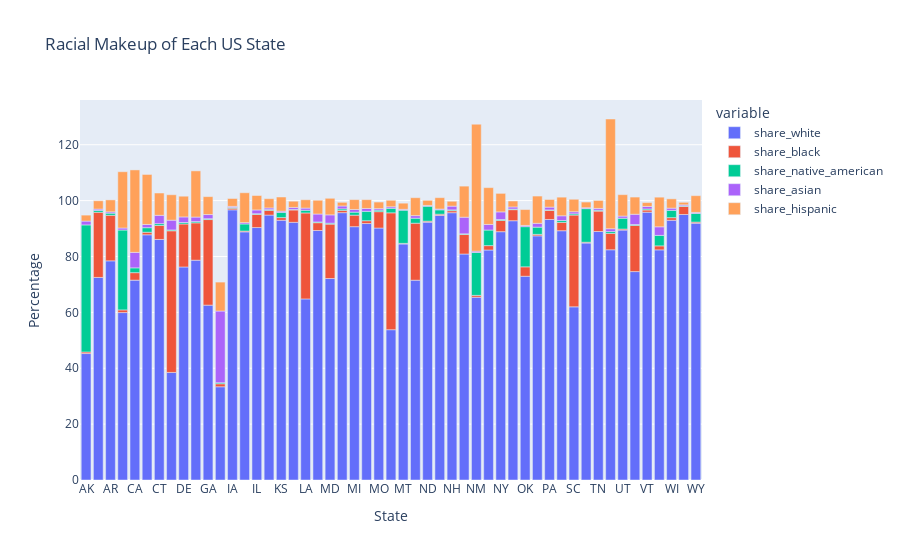

Write notebook code for a chart like this one.
### Code cell
racial_makeup_bar = px.bar(avg_racial_population, x=avg_racial_population.index,
                            y=["share_white", "share_black", "share_native_american", "share_asian", "share_hispanic"],
                            title="Racial Makeup of Each US State")
racial_makeup_bar.update_layout(xaxis_title="State", yaxis_title="Percentage")
racial_makeup_bar.show()

### Figure 1 — Plotly figure (JSON) as saved in the notebook; plotly's stock layout.template omitted (floating-point values rounded to 4 significant figures)
{"data": [{"alignmentgroup": "True", "hovertemplate": "variable=share_white<br>Geographic area=%{x}<br>value=%{y}<extra></extra>", "legendgroup": "share_white", "marker": {"color": "#636efa", "pattern": {"shape": ""}}, "name": "share_white", "offsetgroup": "share_white", "orientation": "v", "showlegend": true, "textposition": "auto", "type": "bar", "x": ["AK", "AL", "AR", "AZ", "CA", "CO", "CT", "DC", "DE", "FL", "GA", "HI", "IA", "ID", "IL", "IN", "KS", "KY", "LA", "MA", "MD", "ME", "MI", "MN", "MO", "MS", "MT", "NC", "ND", "NE", "NH", "NJ", "NM", "NV", "NY", "OH", "OK", "OR", "PA", "RI", "SC", "SD", "TN", "TX", "UT", "VA", "VT", "WA", "WI", "WV", "WY"], "xaxis": "x", "y": [45.26, 72.51, 78.45, 59.93, 71.54, 87.77, 86.11, 38.5, 76.25, 78.67, 62.59, 33.37, 96.71, 88.82, 90.36, 94.82, 92.96, 92.23, 64.81, 89.3, 72.12, 95.69, 90.67, 91.8, 90.18, 53.8, 84.48, 71.52, 92.29, 94.72, 95.68, 80.89, 65.42, 82.33, 88.88, 92.8, 72.93, 87.39, 93.25, 89.23, 61.98, 84.82, 88.95, 82.4, 89.44, 74.6, 95.87, 82.38, 92.96, 95.04, 91.92], "yaxis": "y"}, {"alignmentgroup": "True", "hovertemplate": "variable=share_black<br>Geographic area=%{x}<br>value=%{y}<extra></extra>", "legendgroup": "share_black", "marker": {"color": "#EF553B", "pattern": {"shape": ""}}, "name": "share_black", "offsetgroup": "share_black", "orientation": "v", "showlegend": true, "textposition": "auto", "type": "bar", "x": ["AK", "AL", "AR", "AZ", "CA", "CO", "CT", "DC", "DE", "FL", "GA", "HI", "IA", "ID", "IL", "IN", "KS", "KY", "LA", "MA", "MD", "ME", "MI", "MN", "MO", "MS", "MT", "NC", "ND", "NE", "NH", "NJ", "NM", "NV", "NY", "OH", "OK", "OR", "PA", "RI", "SC", "SD", "TN", "TX", "UT", "VA", "VT", "WA", "WI", "WV", "WY"], "xaxis": "x", "y": [0.5625, 23.32, 16.3, 0.9545, 2.68, 0.9177, 4.992, 50.7, 15.39, 13.37, 30.63, 1.071, 0.5635, 0.2952, 4.704, 1.688, 0.9605, 4.421, 30.78, 2.791, 19.46, 0.8198, 4.124, 1.001, 5.862, 41.83, 0.2266, 20.4, 0.3574, 0.4205, 0.7156, 6.975, 0.667, 1.567, 4.008, 3.96, 3.376, 0.5281, 3.27, 2.988, 32.83, 0.29, 7.303, 5.866, 0.385, 16.51, 0.7706, 1.427, 0.9373, 2.915, 0.3975], "yaxis": "y"}, {"alignmentgroup": "True", "hovertemplate": "variable=share_native_american<br>Geographic area=%{x}<br>value=%{y}<extra></extra>", "legendgroup": "share_native_american", "marker": {"color": "#00cc96", "pattern": {"shape": ""}}, "name": "share_native_american", "offsetgroup": "share_native_american", "orientation": "v", "showlegend": true, "textposition": "auto", "type": "bar", "x": ["AK", "AL", "AR", "AZ", "CA", "CO", "CT", "DC", "DE", "FL", "GA", "HI", "IA", "ID", "IL", "IN", "KS", "KY", "LA", "MA", "MD", "ME", "MI", "MN", "MO", "MS", "MT", "NC", "ND", "NE", "NH", "NJ", "NM", "NV", "NY", "OH", "OK", "OR", "PA", "RI", "SC", "SD", "TN", "TX", "UT", "VA", "VT", "WA", "WI", "WV", "WY"], "xaxis": "x", "y": [45.48, 0.6593, 0.7599, 28.59, 1.715, 1.625, 0.6566, 0.3, 0.5237, 0.4554, 0.3003, 0.3881, 0.2714, 2.525, 0.2618, 0.2758, 1.873, 0.2101, 0.9573, 0.2652, 0.3409, 0.545, 1.077, 3.363, 0.5427, 1.615, 11.87, 1.788, 5.33, 1.56, 0.2875, 0.2571, 15.34, 5.577, 0.3613, 0.215, 14.38, 2.582, 0.1616, 0.6706, 0.4628, 12.03, 0.3166, 0.6574, 3.87, 0.3423, 0.3697, 3.75, 2.62, 0.2002, 3.08], "yaxis": "y"}, {"alignmentgroup": "True", "hovertemplate": "variable=share_asian<br>Geographic area=%{x}<br>value=%{y}<extra></extra>", "legendgroup": "share_asian", "marker": {"color": "#ab63fa", "pattern": {"shape": ""}}, "name": "share_asian", "offsetgroup": "share_asian", "orientation": "v", "showlegend": true, "textposition": "auto", "type": "bar", "x": ["AK", "AL", "AR", "AZ", "CA", "CO", "CT", "DC", "DE", "FL", "GA", "HI", "IA", "ID", "IL", "IN", "KS", "KY", "LA", "MA", "MD", "ME", "MI", "MN", "MO", "MS", "MT", "NC", "ND", "NE", "NH", "NJ", "NM", "NV", "NY", "OH", "OK", "OR", "PA", "RI", "SC", "SD", "TN", "TX", "UT", "VA", "VT", "WA", "WI", "WV", "WY"], "xaxis": "x", "y": [1.377, 0.4798, 0.4771, 0.7266, 5.543, 1.155, 2.99, 3.5, 2, 1.617, 1.492, 25.65, 0.4008, 0.4877, 1.337, 0.5868, 0.4264, 0.711, 0.7865, 2.842, 2.98, 1.032, 0.9542, 1.026, 0.5483, 0.5461, 0.3189, 0.9263, 0.2935, 0.2919, 1.343, 5.945, 0.4939, 2.007, 2.719, 0.7515, 0.4265, 1.379, 0.989, 1.688, 0.74, 0.3179, 0.6373, 1.012, 0.7709, 3.669, 0.9101, 3.075, 0.7908, 0.3411, 0.3877], "yaxis": "y"}, {"alignmentgroup": "True", "hovertemplate": "variable=share_hispanic<br>Geographic area=%{x}<br>value=%{y}<extra></extra>", "legendgroup": "share_hispanic", "marker": {"color": "#FFA15A", "pattern": {"shape": ""}}, "name": "share_hispanic", "offsetgroup": "share_hispanic", "orientation": "v", "showlegend": true, "textposition": "auto", "type": "bar", "x": ["AK", "AL", "AR", "AZ", "CA", "CO", "CT", "DC", "DE", "FL", "GA", "HI", "IA", "ID", "IL", "IN", "KS", "KY", "LA", "MA", "MD", "ME", "MI", "MN", "MO", "MS", "MT", "NC", "ND", "NE", "NH", "NJ", "NM", "NV", "NY", "OH", "OK", "OR", "PA", "RI", "SC", "SD", "TN", "TX", "UT", "VA", "VT", "WA", "WI", "WV", "WY"], "xaxis": "x", "y": [2.131, 2.98, 4.273, 20.14, 29.51, 17.9, 7.976, 9.1, 7.417, 16.53, 6.415, 10.36, 2.819, 10.7, 5.171, 3.318, 5.072, 2.226, 2.977, 4.926, 5.931, 1.313, 3.535, 3.154, 2.358, 2.322, 2.192, 6.413, 1.823, 4.07, 1.745, 11.12, 45.43, 13.17, 6.629, 2.13, 5.696, 9.751, 2.733, 6.668, 4.475, 2.037, 2.856, 39.27, 7.663, 6.153, 1.38, 10.61, 3.323, 0.9042, 5.988], "yaxis": "y"}], "layout": {"barmode": "relative", "legend": {"title": {"text": "variable"}, "tracegroupgap": 0}, "title": {"text": "Racial Makeup of Each US State"}, "xaxis": {"anchor": "y", "domain": [0, 1], "title": {"text": "State"}}, "yaxis": {"anchor": "x", "domain": [0, 1], "title": {"text": "Percentage"}}}}
